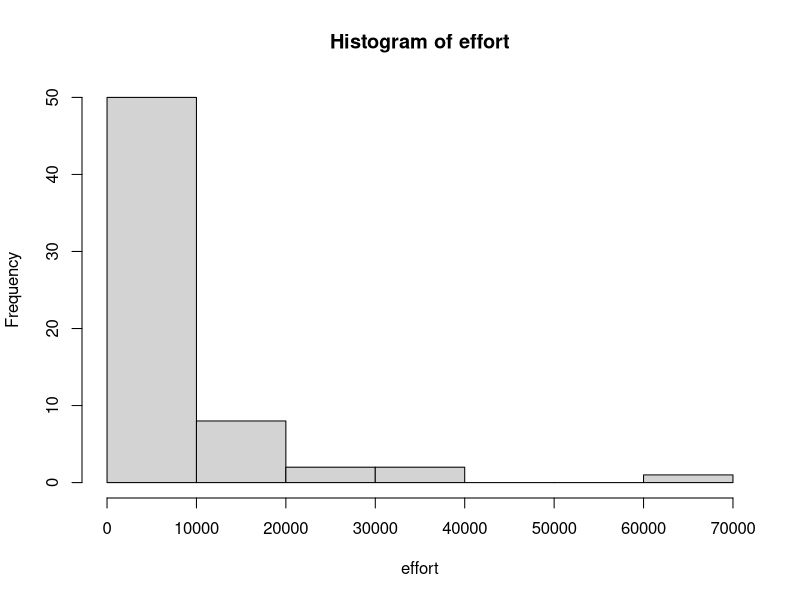
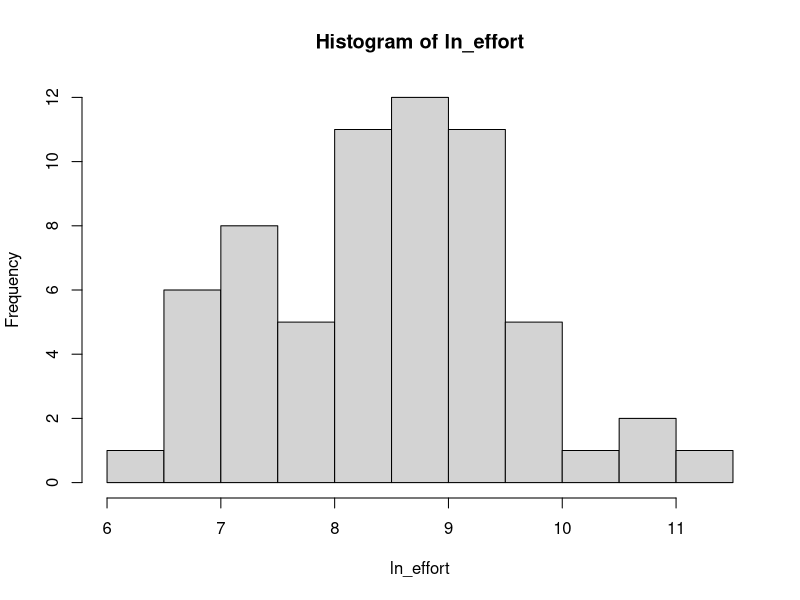
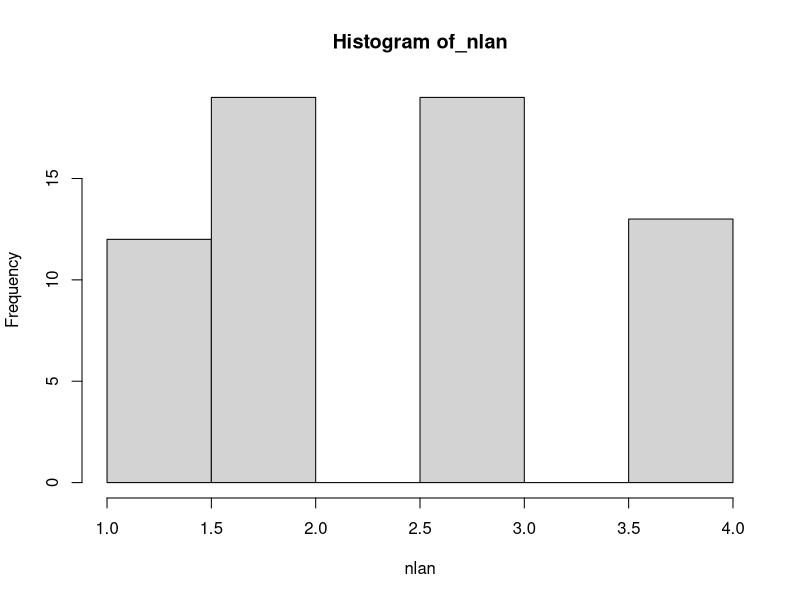
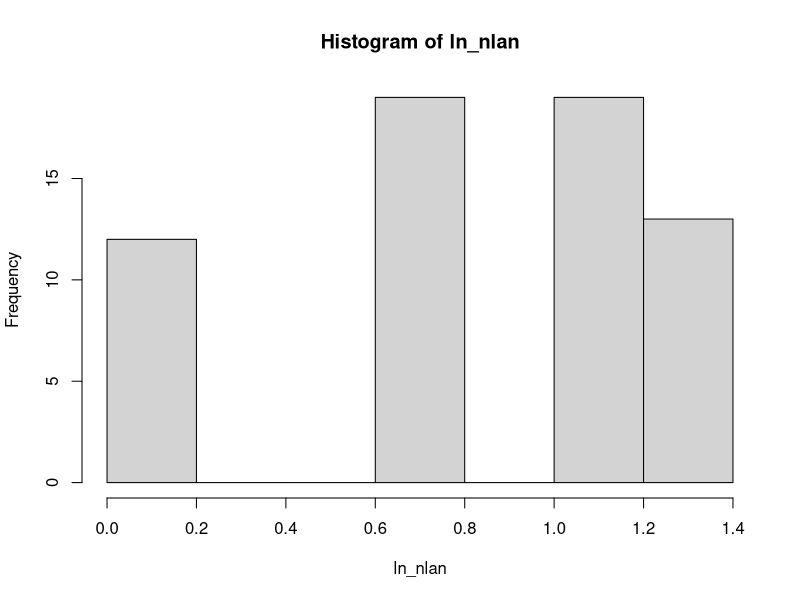
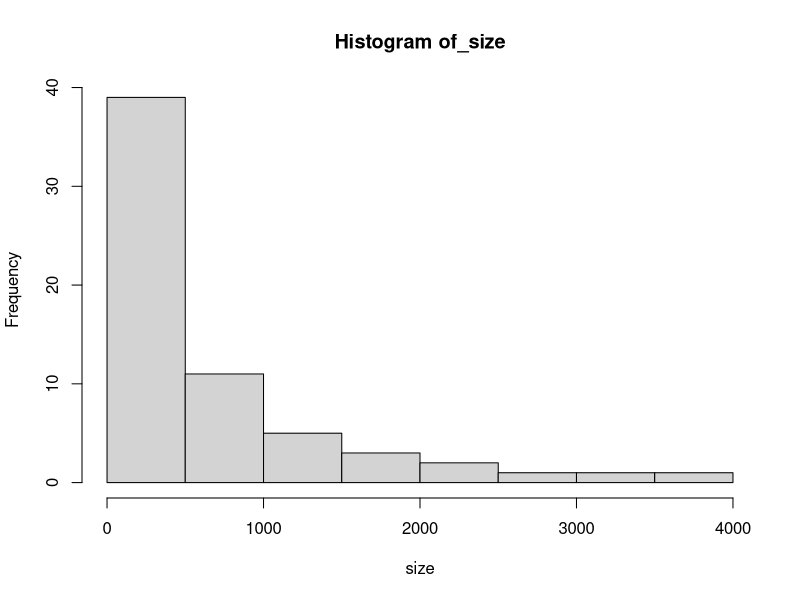
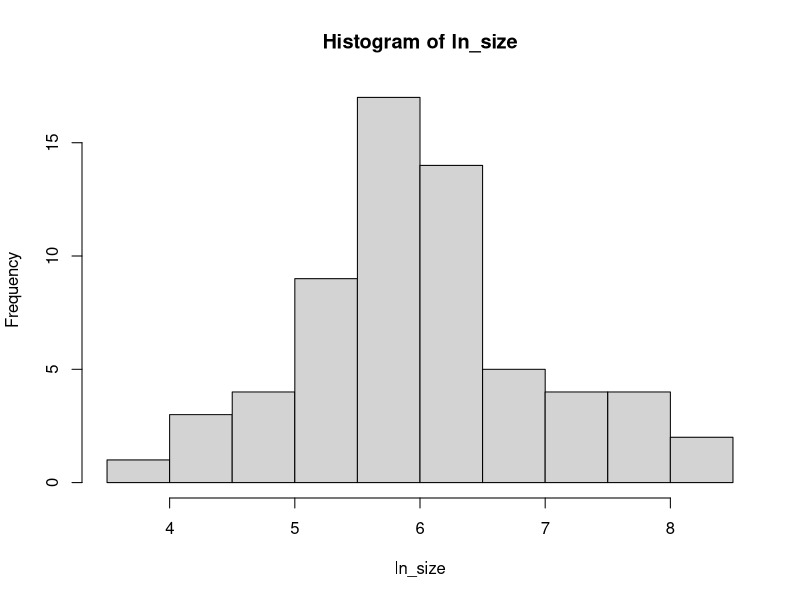

Recreate these plots in R, in order.
dataset <- read.csv("data/software_cost_projects.csv", header = TRUE)
print(summary(dataset))

png("histogram_effort1.png")
hist(dataset$effort, main = "Histogram of effort", xlab = "effort", ylab = "Frequency")
dev.off()

dataset$ln_effort <- log(dataset$effort)
print(summary(dataset))# Plot a histogram of the ln_effort variable

png("histogram_ln_effort1.png")
hist(dataset$ln_effort, main = "Histogram of ln_effort", xlab = "ln_effort", ylab = "Frequency")
dev.off()

png("histogram_nlan.png")
hist(dataset$nlan, main = "Histogram of_nlan", xlab = "nlan", ylab = "Frequency")
dev.off()

dataset$ln_nlan <- log(dataset$nlan)
png("histogram_ln_nlan.png")
hist(dataset$ln_nlan, main = "Histogram of ln_nlan", xlab = "ln_nlan", ylab = "Frequency")
dev.off()

png("histogram_size.png")
hist(dataset$size, main = "Histogram of_size", xlab = "size", ylab = "Frequency")
dev.off()

dataset$ln_size <- log(dataset$size)
png("histogram_ln_size.png")
hist(dataset$ln_size, main = "Histogram of ln_size", xlab = "ln_size", ylab = "Frequency")
dev.off()